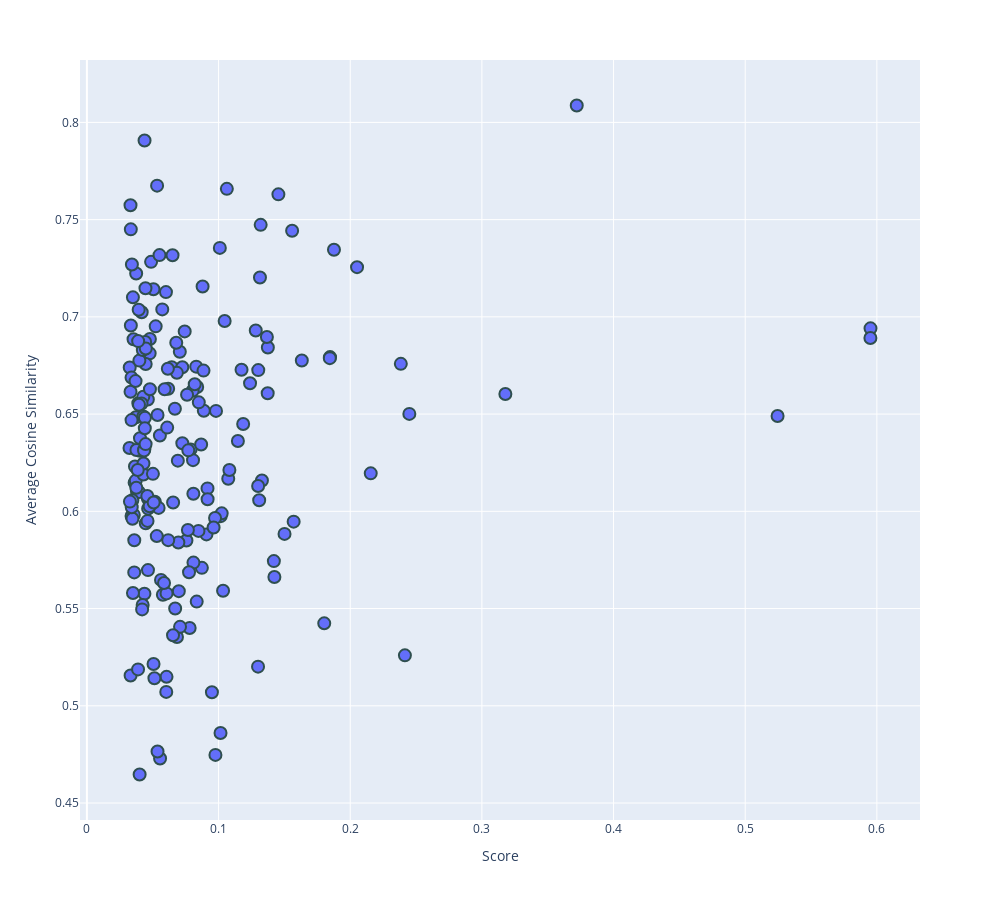

Source (notebook cell):
### Code cell
plot_cosine_sim_vs_selec_scores(lr_terms,avg_cosine_sims_lr_coeffs,lr_coeff_tups)

### Figure 1 — Plotly figure (JSON) as saved in the notebook; plotly's stock layout.template omitted (floating-point values rounded to 4 significant figures; data arrays with more than 128 entries replaced by an {"elided": "..."} marker saying what was removed)
{"data": [{"hovertemplate": "<b>%{hovertext}</b><br><br>Score=%{x}<br>Average Cosine Similarity=%{y}<extra></extra>", "hovertext": {"elided": "193 str values"}, "legendgroup": "", "marker": {"color": "#636efa", "line": {"color": "DarkSlateGrey", "width": 2}, "size": 12, "symbol": "circle"}, "mode": "markers", "name": "", "orientation": "v", "showlegend": false, "type": "scatter", "x": {"elided": "193 float values"}, "xaxis": "x", "y": {"elided": "193 float values"}, "yaxis": "y"}], "layout": {"height": 900, "legend": {"tracegroupgap": 0}, "margin": {"t": 60}, "width": 1000, "xaxis": {"anchor": "y", "domain": [0, 1], "title": {"text": "Score"}}, "yaxis": {"anchor": "x", "domain": [0, 1], "title": {"text": "Average Cosine Similarity"}}}}
